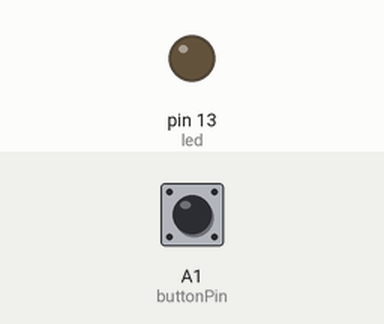
Bench run of a sketch on a simulated Arduino Uno, built with avr-gcc and run on an emulated ATmega328P. Parts: output pins drawn as LEDs (lit = HIGH). The test bench sets the inputs (shaded band); at power-on: A1 (buttonPin) HIGH.

Above: at 1.2 s.
1.3 s: A1 (buttonPin) pulled LOW for 0.15 s
At 1.37 s:
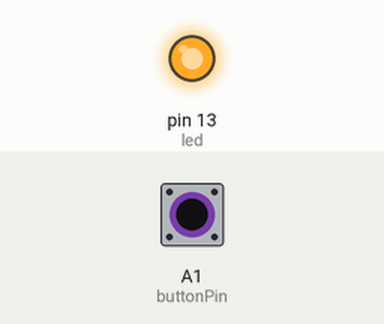
2.9 s: A1 (buttonPin) pulled LOW for 3.2 s
At 6.4 s:
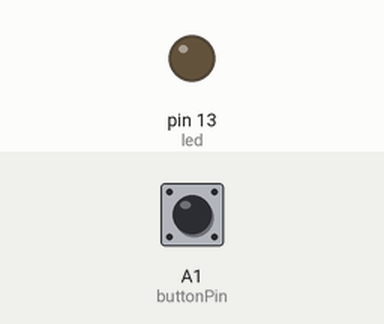
Timing chart, 0 to 7.9 s (numbered marks = the images above; inputs shaded):
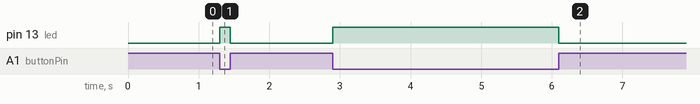

Measured:
- after the input at 1.3 s, pin 13 (led): LOW → HIGH at once, → LOW 0.15 s later
- after the input at 2.9 s, pin 13 (led): LOW → HIGH at once, → LOW 3.2 s later

The sketch:

P2_Switch_based_LED_Control.ino
```cpp
int buttonPin = A1;
int led= 13;
int buttonState = 0;

void setup()
{
  pinMode(led, OUTPUT);
  pinMode(buttonPin, INPUT);
}

void loop()
{
buttonState = digitalRead(buttonPin);

if (buttonState==LOW)
{
digitalWrite(led,HIGH);
}

else
{
digitalWrite(led,LOW);
}

}
```
